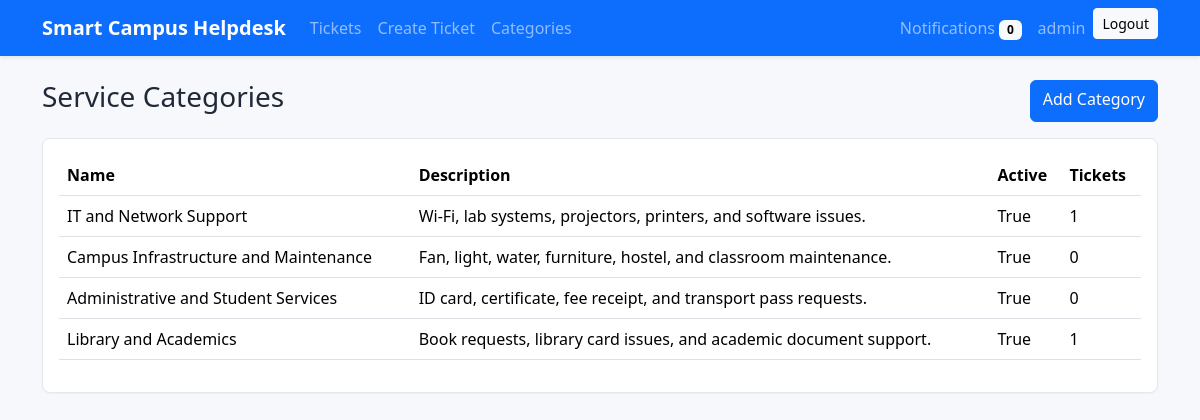
Page /categories/ (signed in) on the committed database.
### helpdesk/models.py (models this page shows, shortened)
class ServiceCategory(models.Model):
    name = models.CharField(max_length=120, unique=True)
    description = models.TextField(blank=True)
    is_active = models.BooleanField(default=True)
    created_at = models.DateTimeField(auto_now_add=True)
    class Meta:
        ordering = ["name"]

### helpdesk/views.py (the view)
        @login_required
        def wrapper(request, *args, **kwargs):
            if user_role(request.user) not in roles:
                messages.error(request, "You do not have permission to access that page.")
                return redirect("dashboard")
            return view_func(request, *args, **kwargs)

### helpdesk/context_processors.py (called while the page is built)
def notification_count(request):
    if request.user.is_authenticated:
        return {"unread_notification_count": request.user.notifications.filter(is_read=False).count()}
    return {"unread_notification_count": 0}

### helpdesk/services.py (called while the page is built)
def user_role(user: User) -> str:
    return getattr(getattr(user, "profile", None), "role", "student")

### helpdesk/views.py (called while the page is built)
def role_required(*roles):
    def decorator(view_func):
        @login_required
        def wrapper(request, *args, **kwargs):
            if user_role(request.user) not in roles:
                messages.error(request, "You do not have permission to access that page.")
                return redirect("dashboard")
            return view_func(request, *args, **kwargs)
        return wrapper
    return decorator

@role_required("admin")
def category_list(request):
    categories = ServiceCategory.objects.annotate(ticket_count=Count("tickets"))
    return render(request, "helpdesk/category_list.html", {"categories": categories})

### templates/helpdesk/category_list.html
{% extends 'base.html' %}
{% block content %}
<div class="d-flex justify-content-between mb-3"><h1 class="h3">Service Categories</h1><a class="btn btn-primary" href="{% url 'category_create' %}">Add Category</a></div>
<div class="panel table-responsive">
  <table class="table"><thead><tr><th>Name</th><th>Description</th><th>Active</th><th>Tickets</th></tr></thead><tbody>
  {% for category in categories %}<tr><td>{{ category.name }}</td><td>{{ category.description }}</td><td>{{ category.is_active }}</td><td>{{ category.ticket_count }}</td></tr>{% endfor %}
  </tbody></table>
</div>
{% endblock %}

### templates/base.html (shortened to what this page needs)
{% load static %}
<!doctype html>
<html lang="en">
<head>
  <link href="https://cdn.jsdelivr.net/npm/bootstrap@5.3.3/dist/css/bootstrap.min.css" rel="stylesheet">
  <link href="{% static 'css/styles.css' %}" rel="stylesheet">
</head>
<body>
  <nav class="navbar navbar-expand-lg navbar-dark bg-primary shadow-sm">
    <div class="container">
      <a class="navbar-brand fw-semibold" href="{% url 'dashboard' %}">Smart Campus Helpdesk</a>
      <div class="collapse navbar-collapse" id="mainNav">
        <ul class="navbar-nav me-auto">
          {% if user.is_authenticated %}
          <li class="nav-item"><a class="nav-link" href="{% url 'ticket_list' %}">Tickets</a></li>
          <li class="nav-item"><a class="nav-link" href="{% url 'ticket_create' %}">Create Ticket</a></li>
          {% if user.profile.role == 'admin' %}
          <li class="nav-item"><a class="nav-link" href="{% url 'category_list' %}">Categories</a></li>
          {% endif %}
          {% endif %}
        </ul>
        <ul class="navbar-nav">
          {% if user.is_authenticated %}
          <li class="nav-item"><a class="nav-link" href="{% url 'notifications' %}">Notifications <span class="badge text-bg-light">{{ unread_notification_count }}</span></a></li>
          <li class="nav-item"><span class="nav-link">{{ user.username }}</span></li>
          <li class="nav-item"><form method="post" action="{% url 'logout' %}">{% csrf_token %}<button class="btn btn-sm btn-light">Logout</button></form></li>
          {% else %}
          <li class="nav-item"><a class="nav-link" href="{% url 'login' %}">Login</a></li>
          <li class="nav-item"><a class="nav-link" href="{% url 'register' %}">Register</a></li>
          {% endif %}
        </ul>
      </div>
    </div>
  </nav>
  <main class="container py-4">
    {% block content %}{% endblock %}
  </main>
</body>
</html>

### static/css/styles.css (style rules this page uses)
body { background: #f6f8fb; color: #1f2937; }
.panel, .metric { background: #fff; border: 1px solid #e5e7eb; border-radius: 8px; padding: 1rem; box-shadow: 0 1px 2px rgba(0,0,0,.04); }

### rows in the picture
ServiceCategory: name "IT and Network Support", description "Wi-Fi, lab systems, projectors, printers, and software issues.", is_active "True", ticket_count "1"
ServiceCategory: name "Campus Infrastructure and Maintenance", description "Fan, light, water, furniture, hostel, and classroom maintenance.", is_active "True", ticket_count "0"
ServiceCategory: name "Administrative and Student Services", description "ID card, certificate, fee receipt, and transport pass requests.", is_active "True", ticket_count "0"
ServiceCategory: name "Library and Academics", description "Book requests, library card issues, and academic document support.", is_active "True", ticket_count "1"

### other values in the picture
{{ unread_notification_count }} "0"
{{ user.username }} "admin"
